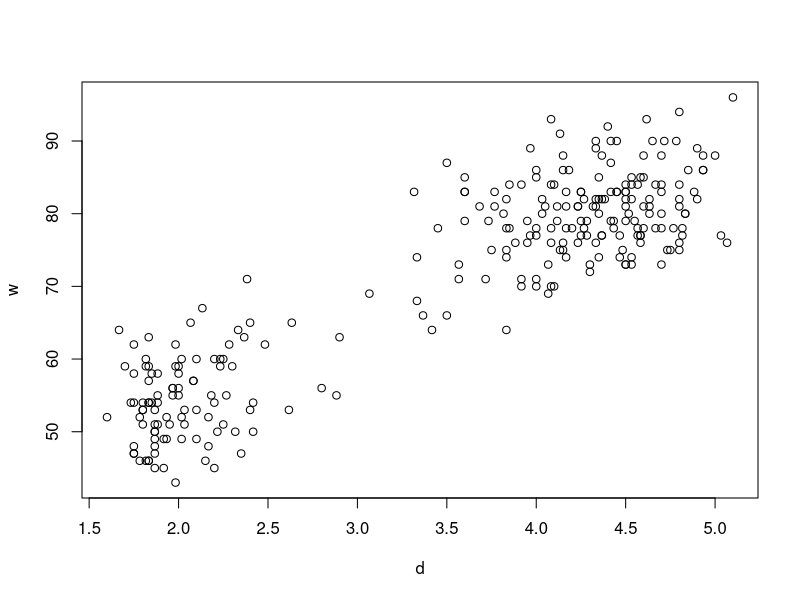
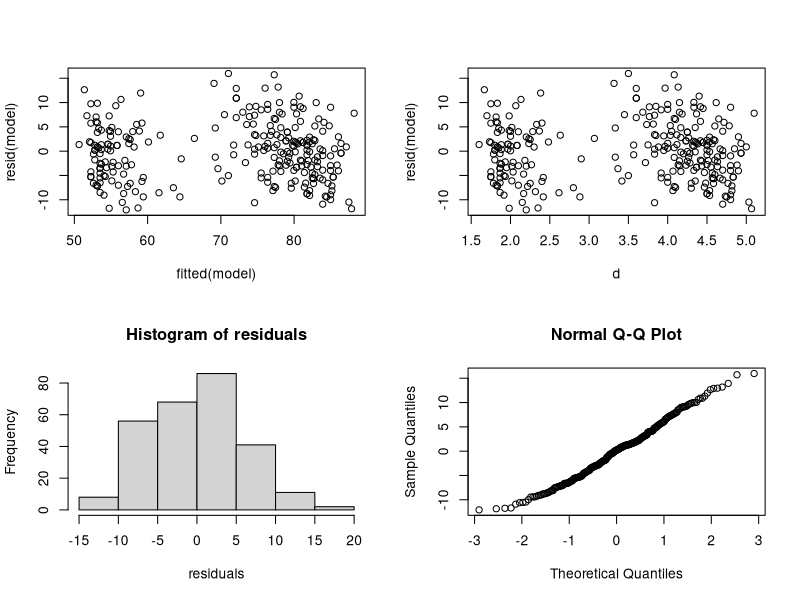

Write the R code that produced these figures, in order.
data(faithful)

#Exercise 1.1 - exploratory data analysis
w <- faithful$waiting
d <- faithful$eruptions

plot(y=w,x=d)
cor(w,d,)

#Exercise 1.2 - fit the linear model
model <- lm(w~d)

#Exercise 1.3 - extracting information
coef(model)
beta0hat <- coef(model)[1]
beta1hat <- coef(model)[2]

residuals <- resid(model)
lsq.Q <- sum(residuals^2)

#Exercsie 1.4 - summary function
summ <- summary(model)

#Column t value shows t-test associated with testing the
#significance of the parameter listed in first column
#Both coeffs. are significant, as p-values are very small

se <- summ$sigma
rsq <- summ$r.squared
cor(w,d)^2

#Exercise 1.5 - inference on the coefficients
se.beta1 <- summ$coefficients[2,2]

t.beta1 <- (beta1hat - 0)/se.beta1

n<- length(w)
pval <- 2*(1-pt(t.beta1, n-2))

conf <- beta1hat+c(-1,1)*qt(0.975,n-2)*se.beta1
confint(model, parm='d', level=0.975)

#Exercise 1.6 - estimation and prediction
predict(model, newdata = data.frame(d = 3), interval='confidence', level=0.95)
predict(model, newdata = data.frame(d = 3), interval='prediction', level=0.95)

#Exercise 1.7 - residual analysis
par(mfrow=c(2,2))
plot(y=resid(model), x=fitted(model))
plot(y=resid(model), x=d)

hist(residuals)
qqnorm(residuals)
